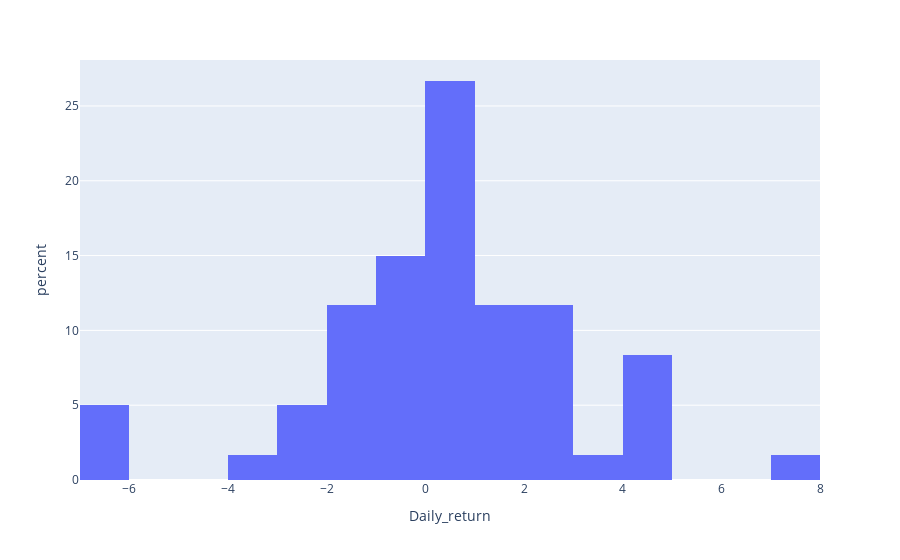

Write notebook code for a chart like this one.
### Code cell
dfig = go.Figure()
px.histogram(df.head(60), x="Daily_return",histnorm='percent')

### Figure 1 — Plotly figure (JSON) as saved in the notebook; plotly's stock layout.template omitted (floating-point values rounded to 4 significant figures)
{"data": [{"alignmentgroup": "True", "bingroup": "x", "histnorm": "percent", "hovertemplate": "Daily_return=%{x}<br>percent=%{y}<extra></extra>", "legendgroup": "", "marker": {"color": "#636efa"}, "name": "", "offsetgroup": "", "orientation": "v", "showlegend": false, "type": "histogram", "x": [0.2747, -6.301, 7.018, 2.459, 0.5333, 1.326, 4.712, -1.0, 4.798, -1.205, -0.4878, 4.902, 2.103, 1.144, 0.4525, 0.4505, -0.4484, 0.4505, 0.2242, 1.342, 0.4415, -1.099, -1.333, 2.252, -0.8811, -2.444, 2.278, 0.8909, 4.857, 1.684, 2.277, -2.429, -1.245, 2.941, 2.449, 3.586, -0.5769, -0.3868, 0, 0, 0.1942, 0, 4.07, 1.862, -1.463, -6.494, 0, -0.1984, -1.392, -0.4032, 1.215, 0.8, 0.1984, -6.535, -0.6356, 1.493, -1.05, 0, -3.185, -2.193], "xaxis": "x", "yaxis": "y"}], "layout": {"barmode": "relative", "legend": {"tracegroupgap": 0}, "margin": {"t": 60}, "xaxis": {"anchor": "y", "domain": [0, 1], "title": {"text": "Daily_return"}}, "yaxis": {"anchor": "x", "domain": [0, 1], "title": {"text": "percent"}}}}
